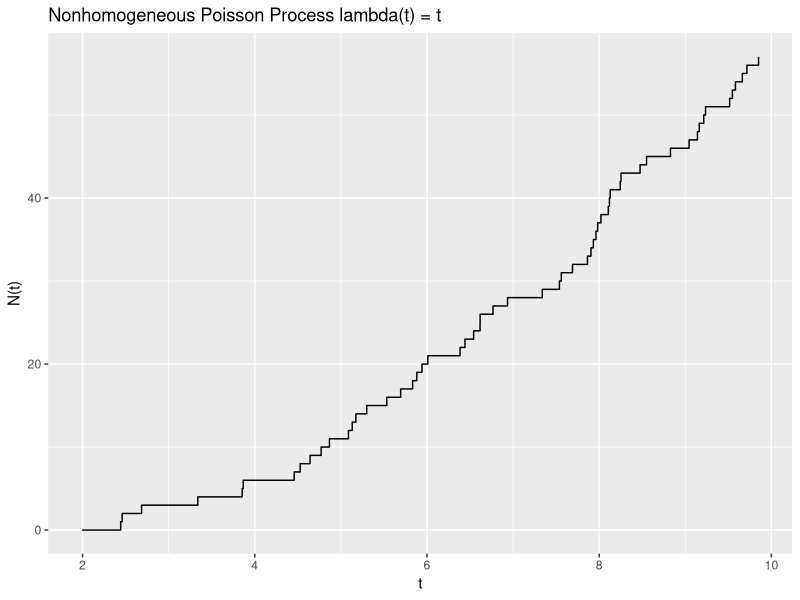
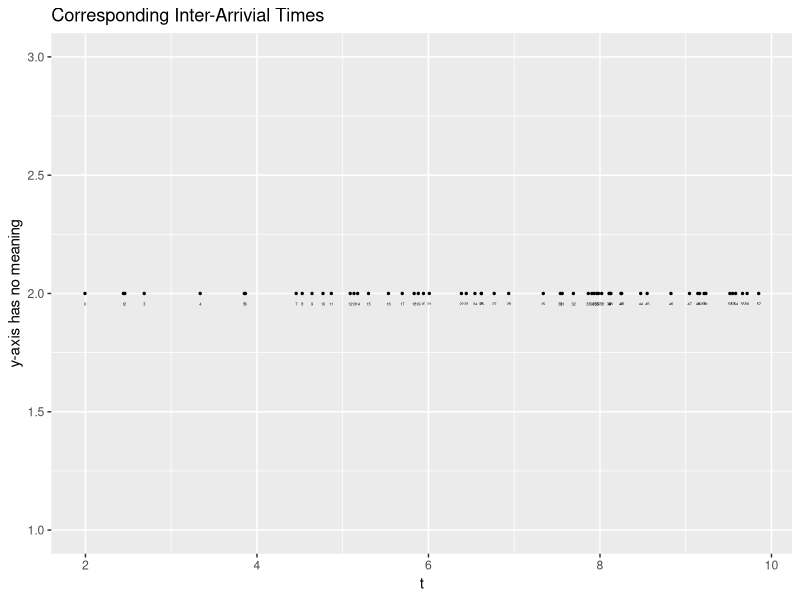
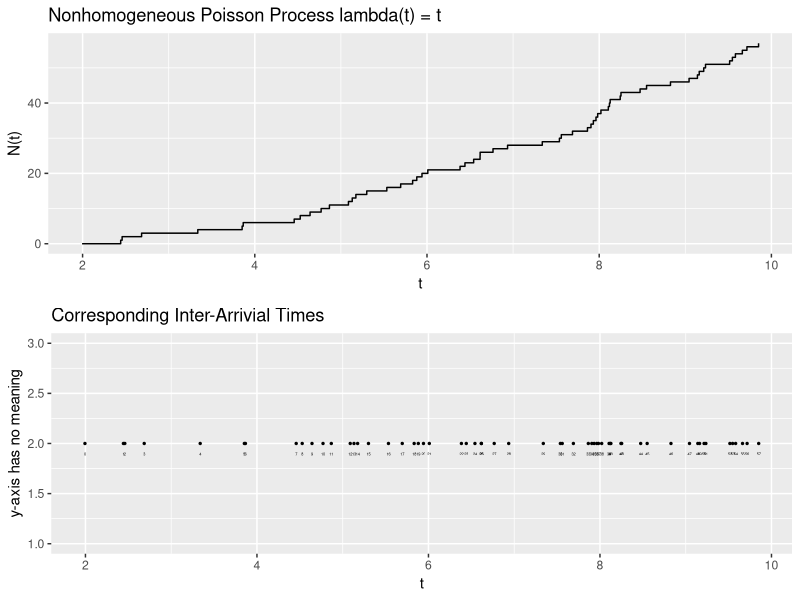

R code for these plots, in order:
## ---- chunk 1
library(tidyverse)
library(ggplot2)
## ---- chunk 2
set.seed(1) # for reproducibility

t_max <- 10 
t <- 0 

lmbda <- function(t){
  t
}

X <- numeric(0) # vector of t

lmbda_star_f <- function() {
  # not sure
  max(sapply(seq(1, t_max, length.out = 1000), lmbda)) * 2
  
}

lmbda_f <- function(t_upper) {
  # this lmbda_fun function takes in t_upper and integrate f = 
  # from t = 0 to t = t_upper 
  integrate(f = lmbda, lower = 0, upper = t_upper)
}

while(t <= t_max){
  # thinning 
  u       <- runif(1)
  t       <-  t - log(u)/lmbda_star_f()    # t ~ exp
  if(runif(1) < lmbda(t)/lmbda_star_f()) { # accpet with accepting probabiliy 
    X <- c(X,t)                            # update index 
  }
}
## ---- chunk 3
# X
## ---- chunk 4
length(X)
## ---- chunk 5
# N <- 0:length(X)
# length(N)
## ---- chunk 6
# # Plot using base R
# plot(stepfun(x=X, y=N))
## ---- chunk 7
# Plot using ggplot2
# Create a df
df_NPP = tibble(
  x = X, 
  y = 0:(length(X) - 1)
)

p_NPP <- ggplot(data=df_NPP, mapping=aes(x=x, y=y)) +
  geom_step() + 
  labs(title = "Nonhomogeneous Poisson Process lambda(t) = t", 
       x = "t", 
       y = "N(t)")
p_NPP
## ---- chunk 8
# Plot time plot
df_NPP <- df_NPP %>% add_column(
  t_fix = rep(2, length(df_NPP$x))
) 

p_NPP_time <- ggplot(data=df_NPP, mapping=aes(x=x, y=t_fix, label = y)) +
  geom_point(size=0.5) + 
  ylim(c(1,3)) +
  labs(title = "Corresponding Inter-Arrivial Times", 
       x = "t", 
       y = "y-axis has no meaning") + 
  geom_text(vjust=4, size=1)

p_NPP_time
## ---- chunk 9
require(gridExtra)
grid.arrange(p_NPP, p_NPP_time)
